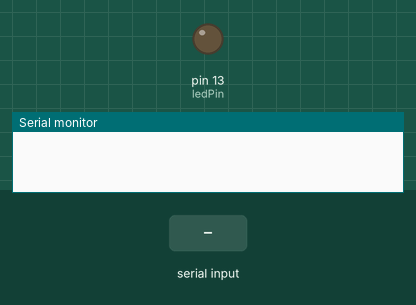
This sketch was run on a simulated Arduino Uno, built with avr-gcc and run on an emulated ATmega328P. Parts: output pins drawn as LEDs (lit = HIGH), the last lines printed to the serial monitor. Inputs (shaded band) come from the test bench.

Above: at 1.2 s.
1.3 s: "h" received over the second serial link
At 1.8 s:
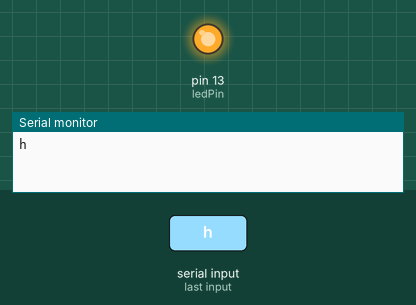
2.8 s: "1" received over the second serial link
At 4.1 s:
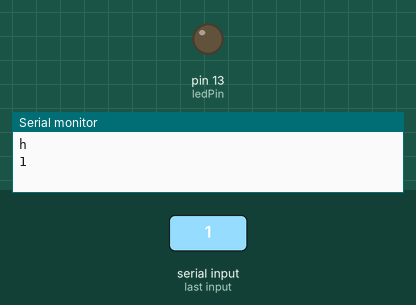
Timing chart, 0 to 5.8 s (numbered marks = the images above; inputs shaded):
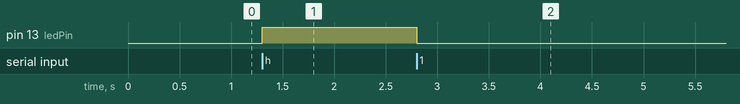

Measured:
- after the input at 1.3 s, pin 13 (ledPin): LOW → HIGH at once
- after the input at 2.8 s, pin 13 (ledPin): HIGH → LOW at once

The sketch:

BT_test.ino
```cpp
#include <SoftwareSerial.h>
SoftwareSerial mySerial(4, 2); // RX, TX

int ledPin = 13;

char BTin; // Stores response of the HC-06 Bluetooth device

void setup() {
  pinMode(13, OUTPUT);

  // Open serial communications:
  Serial.begin(9600);

  // The HC-06 defaults to 9600 according to the datasheet.
  mySerial.begin(9600);
}

void loop() {
  // Read device output if available.
  if (mySerial.available()) {
   BTin = mySerial.read(); // No repeats
   Serial.println(BTin);
  }

  if (BTin == 'h') {
    digitalWrite(ledPin, HIGH);
    delay(100);
  } else {
    digitalWrite(ledPin, LOW);
  }
}
```
